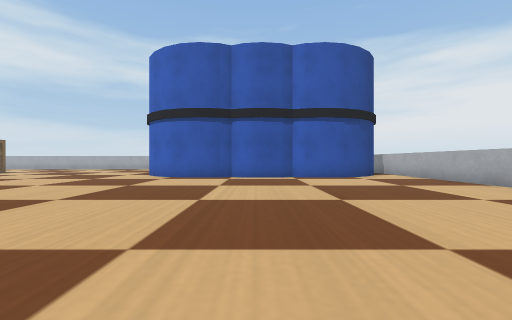
view 1 (above)

24 first-person views from a walk through a world built for the Webots simulator. The camera is 0.07 m above the floor, looks level and sees 90° across. The floor is counted in squares, 0.1 m on a side. Each view is taken from the middle of a square. On the plan, view 1 faces up. The plan holds only what a view shows up to about 9 squares ahead; the rest is blank. Robots are left out. Webots' stock objects and surfaces are drawn as simple stand-ins.

view 2
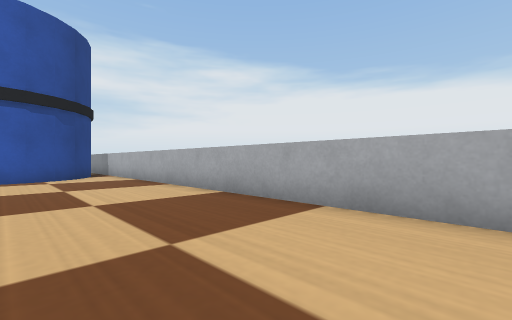

view 3
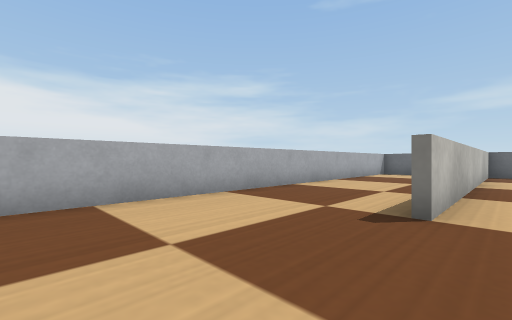

view 4
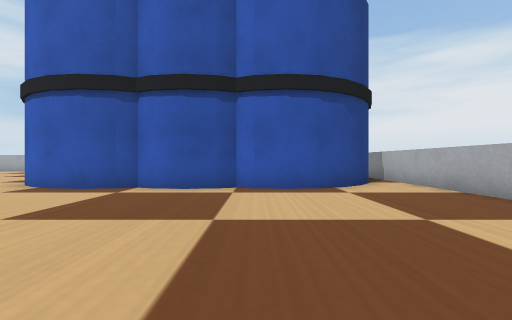

view 5
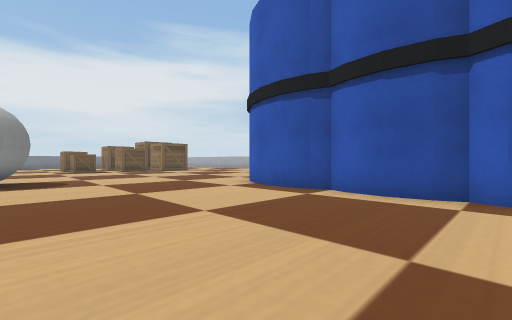

view 6
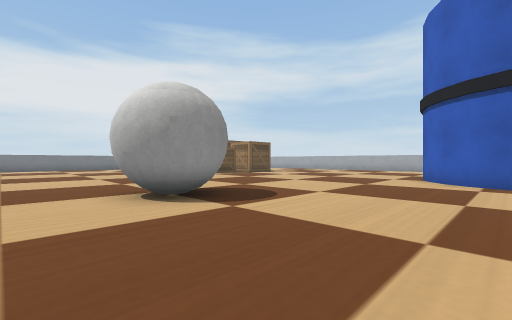

view 7
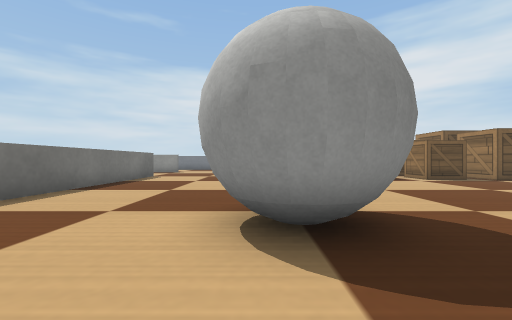

view 8
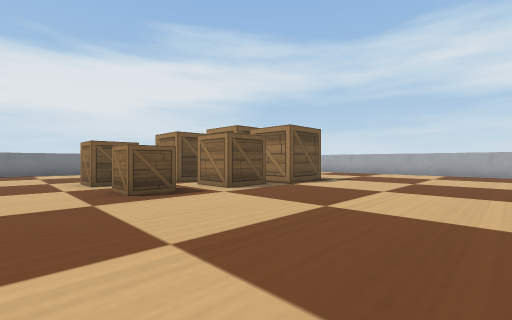

view 9
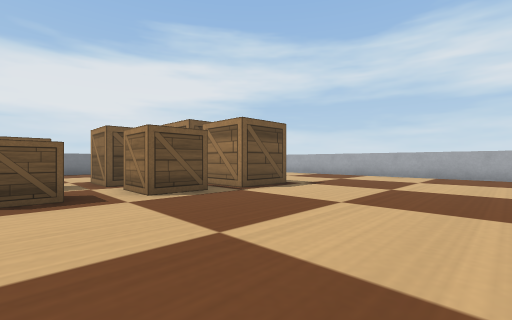

view 10
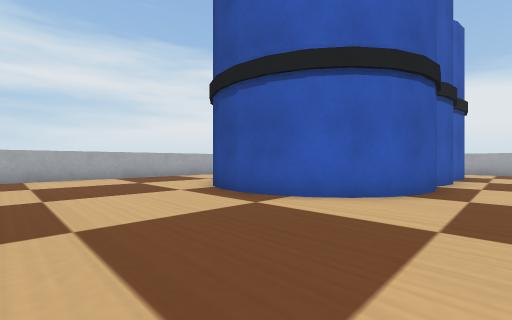

view 11
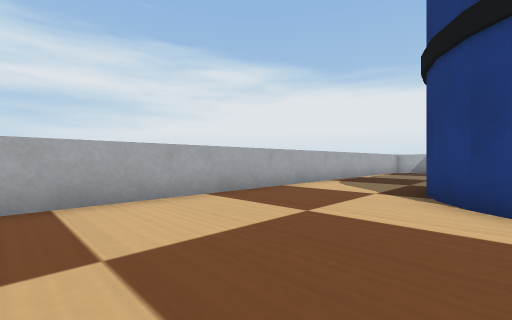

view 12
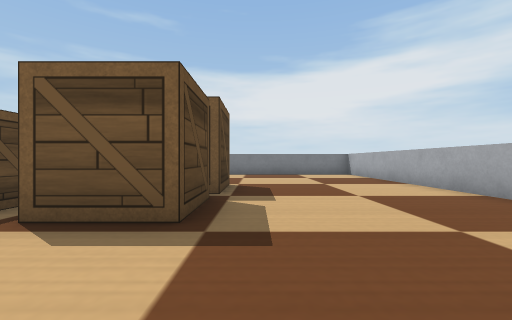

view 13
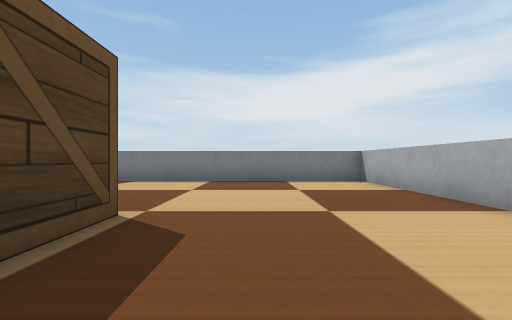

view 14
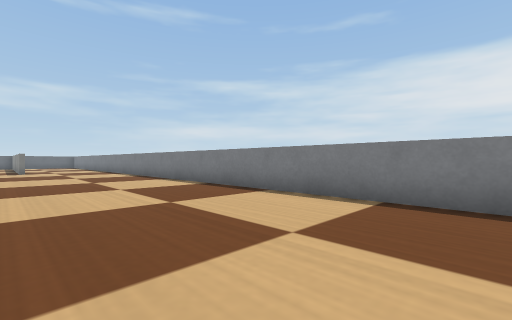

view 15
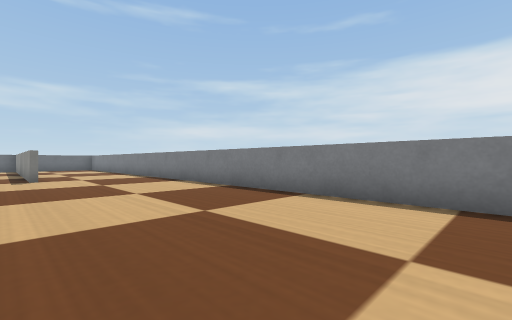

view 16
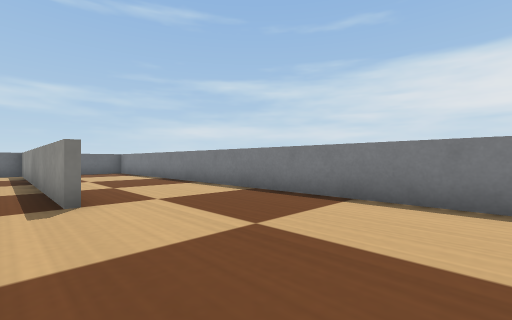

view 17
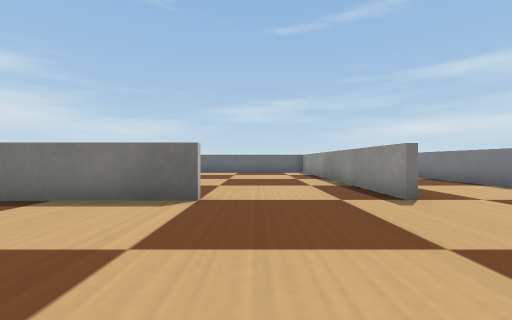

view 18
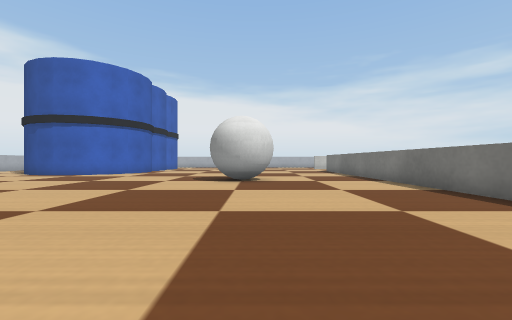

view 19
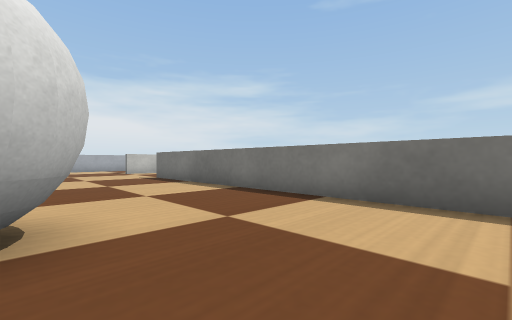

view 20
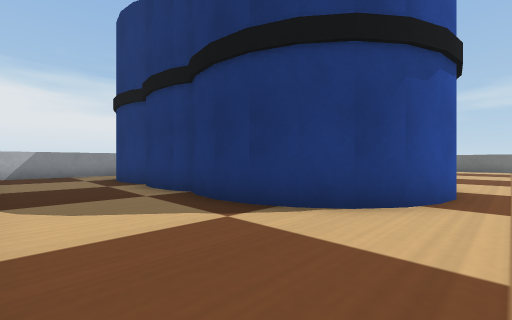

view 21
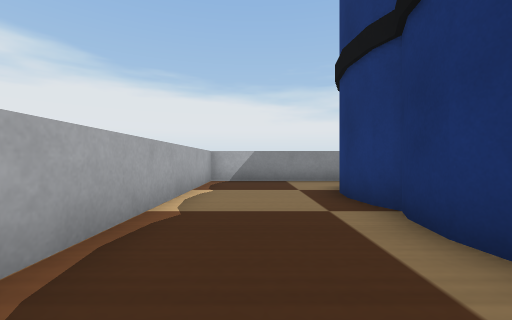

view 22
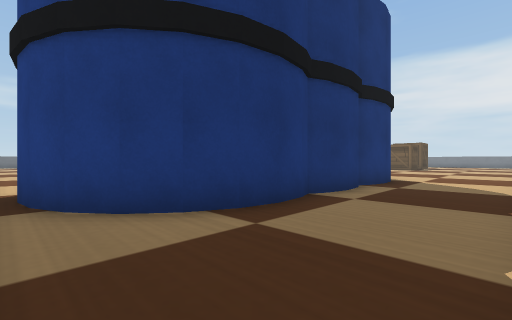

view 23
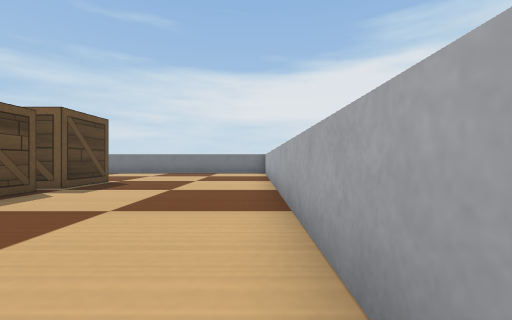

view 24
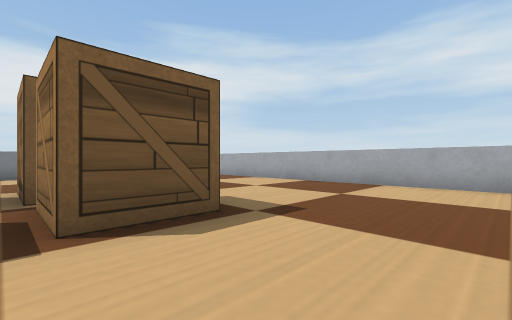

### Floor plan
Key: @ floor where view 1 was taken; # wall or solid block; . floor; B barrel; A ball; W wooden box.
Columns run from 24 left of view 1 to 7 right of it. Each row starts with its distance up from view 1.
 20 ################################
 19 #..............................#
 18 #..............................#
 17 #..............................#
 16 #...................BBB###BBB..#
 15 #..................BB        B.#
 14 #.....WW.WW........B         B.#
 13 #.....WW.WW........B          B#
 12 #..................B         B.#
 11 #.....WW.WW.........BB ##BB BB.#
 10 #.....WW.WW...........B....B...#
  9 #......W.W.....................#
  8 #.....WW.W.....................#
  7 #..............................#
  6 #..............................#
  5 #.....  .......AAA.............#
  4 #..... ........AAA.............#
  3 #..............................#
  2 #..............................#
  1 #..............................#
  0 #.......##############  @ .....#
 -1 #...#....       #         .#...#
 -2 #...#....                 .#...#
 -3 #...#....                 .#...#
 -4 #...#.....                .#...#
 -5 #...#.....                .#...#
 -6   ..#.                    .#...
 -7     #.                    .#
 -8     #.                    .#
 -9                           .#

Where each view was taken, in squares from view 1:
view 1: 0 up, 0 right, facing up
view 2: 0 up, 3 right, facing up-right
view 3: 3 up, 2 right, facing down-right
view 4: 4 up, 2 right, facing up
view 5: 5 up, 2 right, facing up-left
view 6: 2 up, 3 left, facing up-left
view 7: 4 up, 5 left, facing left
view 8: 6 up, 9 left, facing up-left
view 9: 8 up, 9 left, facing up-left
view 10: 9 up, 9 left, facing up-right
view 11: 15 up, 9 left, facing up-right
view 12: 15 up, 11 left, facing left
view 13: 16 up, 15 left, facing left
view 14: 16 up, 19 left, facing down-left
view 15: 10 up, 19 left, facing down-left
view 16: 4 up, 19 left, facing down-left
view 17: 4 up, 17 left, facing down
view 18: 4 up, 17 left, facing right
view 19: 4 up, 11 left, facing down-right
view 20: 19 up, 6 left, facing down-right
view 21: 18 up, 2 left, facing right
view 22: 19 up, 6 right, facing down-left
view 23: 19 up, 10 left, facing left
view 24: 12 up, 11 left, facing up-left
